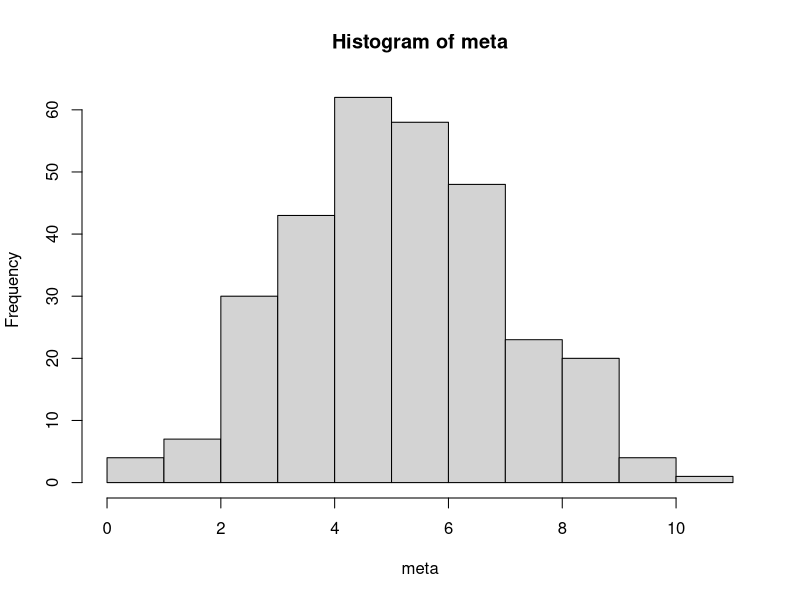
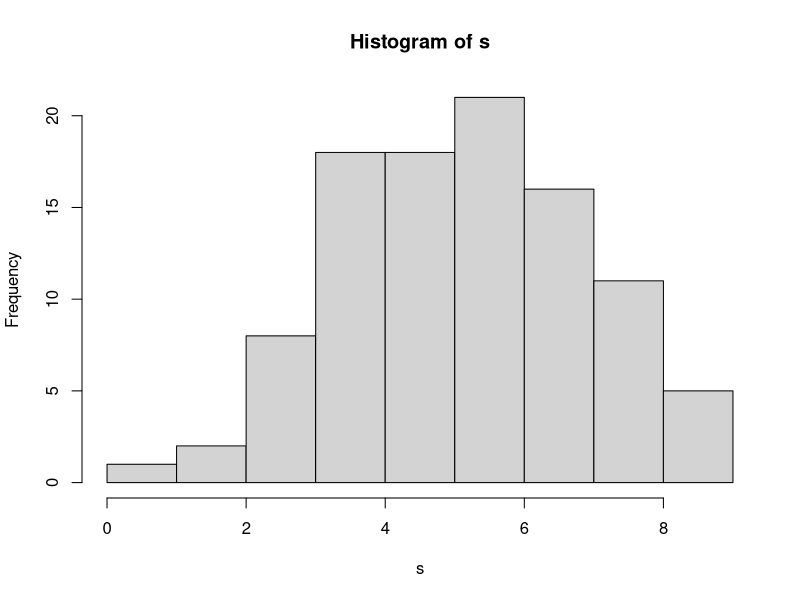

The R source for these figures, in order:
## ---- chunk 1
idx<-as.integer(runif(300)*300)+1
## ---- chunk 2
meta<-rnorm(300,5,2)
hist(meta)
## ---- chunk 3
idx<-as.integer(runif(100)*300)+1
s<-meta[idx]
s.sum<-summary(s)
hist(s)
s.mean<-s.sum[4]
s.sd<-sd(s)/sqrt(300)



